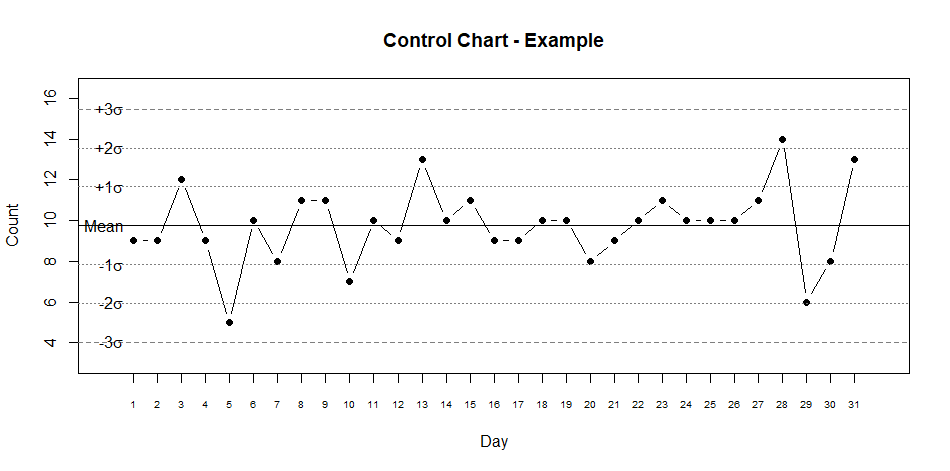

Reproduce this figure in R.
### PROCESS STABILITY CONTROL ###
                                                                                                         
# CONTROL CHART RULES:                                                                                    
                                                                                                       
#   Rule #1: Beyond limits - One or more points beyond the control limits                                       
#   Rule #2: Zone A - 2 out of 3 consecutive points in Zone A or beyond                                       
#   Rule #3: Zone B - 4 out of 5 consecutive points in Zone B or beyond                                         
#   Rule #4: Zone C - 7 or more consecutive points on one side of the average (in Zone C or beyond)             
#   Rule #5: Trend - 7 consecutive points trending up or trending down                                          
#   Rule #6: Mixture - 8 consecutive points with no points in Zone C                                            
#   Rule #7: Stratification - 15 consecutive points in Zone C                                                   
#   Rule #8: Over-control - 14 consecutive points alternating up and down                                           
                                                                                                         
#   Source: SPC for Excel                                                                                 
#   URL: https://www.spcforexcel.com/knowledge/control-chart-basics/control-chart-rules-interpretation    
                                                                                                         
# Import dyplr package
library(dplyr)

# Load CSV file (first column = date, second column = measure)
df <- read.csv(file.choose(), header = FALSE)

# Set column names
colnames(df) <- c("date", "count")

# Set the date column with the date format
df$date <- as.Date(df$date, format = "%m/%d/%Y")

# Create a day column
day <- as.integer(strftime(df$date, format = "%d"))

# Create a week column
week <- as.integer(strftime(df$date, format = "%V"))

# Create a month column
month <- as.integer(strftime(df$date, format = "%m"))

# Create a quarter column
quarter <- quarters(df$date)

# Create a year column
year <- as.integer(strftime(df$date, format = "%Y"))

# Add columns into new data frame
data <- data.frame(df$date, year, quarter, month, week, day, df$count)

# Set column names
colnames(data) <- c("date", "year", "quarter", "month", "week", "day", "count")

# Get center line (avergae)
x_bar <- mean(data$count)

# Get sigma (standard deviation)
sigma <- sd(data$count)

# LCL (Lower Control Limit) Column
LCL <- rep((x_bar - (3*sigma)), length(data$date))

# -2 Sigma Column
lower_two_sigma <- rep((x_bar - (2*sigma)), length(data$date))

# -1 Sigma Column
lower_one_sigma <- rep((x_bar - (1*sigma)), length(data$date))

# +1 Sigma Column
upper_one_sigma <- rep((x_bar + (1*sigma)), length(data$date))

# +2 Sigma Column
upper_two_sigma <- rep((x_bar + (2*sigma)), length(data$date))

# UCL (Upper Control Limit) Column
UCL <- rep((x_bar + (3*sigma)), length(data$date))

# Add control limits columns to data frame
data <- cbind(data, LCL, lower_two_sigma, lower_one_sigma, x_bar, upper_one_sigma, upper_two_sigma, UCL)

# Build control chart
plot(data$count,
     type = "b",
     pch = 16,
     axes = FALSE,
     main = "Control Chart - Example",
     xlab = "Day",
     ylab = "Count",
     xlim = c(0, length(data$date) + 1),
     ylim = c(x_bar - (3.5*sigma), x_bar + (3.5*sigma)))
axis(1,
     at = 1:length(data$date),
     cex.axis = 0.6)
axis(2)
box()
abline(h = x_bar, lwd = 1)
abline(h = UCL, lwd = 1, col = "#7e7e7e", lty = 2)
abline(h = upper_two_sigma, lwd = 1, col = "#7e7e7e", lty = 3)
abline(h = upper_one_sigma, lwd = 1, col = "#7e7e7e", lty = 3)
abline(h = lower_one_sigma, lwd = 1, col = "#7e7e7e", lty = 3)
abline(h = lower_two_sigma, lwd = 1, col = "#7e7e7e", lty = 3)
abline(h = LCL, lwd = 1, col = "#7e7e7e", lty = 2)
text(1, x_bar, "Mean", pos = 2)
text(1, x_bar + (1*sigma), (expression(paste("+1", sigma))), pos = 2)
text(1, x_bar + (2*sigma), (expression(paste("+2", sigma))), pos = 2)
text(1, x_bar + (3*sigma), (expression(paste("+3", sigma))), pos = 2)
text(1, x_bar - (1*sigma), (expression(paste("-1", sigma))), pos = 2)
text(1, x_bar - (2*sigma), (expression(paste("-2", sigma))), pos = 2)
text(1, x_bar - (3*sigma), (expression(paste("-3", sigma))), pos = 2)

# Control chart rules setup
rule1_upper <- TRUE
rule1_lower <- TRUE
rule2_lower <- TRUE
rule2_upper <- TRUE
rule3_lower <- TRUE
rule3_upper <- TRUE
rule4_lower <- TRUE
rule4_upper <- TRUE
rule5_down <- TRUE
rule5_up <- TRUE
rule6 <- TRUE
rule7 <- TRUE
rule8 <- TRUE

# Control chart rules evaluation

# Rule 1 - Lower
R1_LOWER <- c()
i <- 1
for (number in data$count){
  if (number < data$LCL[i]){
    rule1_lower <- FALSE
  }
  R1_LOWER <- append(R1_LOWER, rule1_lower)
  rule1_lower <- TRUE
  i <- i + 1
}

# Rule 1 - Upper
R1_UPPER <- c()
i <- 1
for (number in data$count){
  if (number > data$UCL[i]){
    rule1_upper <- FALSE
  }
  R1_UPPER <- append(R1_UPPER, rule1_upper)
  rule1_upper <- TRUE
  i <- i + 1
}

# Rule 2 - Lower Zone A 
R2_LOWER <- c("-", "-")
i <- 3
while(i <= length(data$count)){
  if((data$count[i] < data$lower_two_sigma[i] & data$count[i-1] < data$lower_two_sigma[i-1])|
     (data$count[i] < data$lower_one_sigma[i] & data$count[i-2] < data$lower_two_sigma[i-2])|
     (data$count[i-1] < data$lower_one_sigma[i-1] & data$count[i-2] < data$lower_two_sigma[i-2])){
    rule2_lower <- FALSE
  }
  R2_LOWER <- append(R2_LOWER, rule2_lower)
  rule2_lower <- TRUE
  i <- i + 1
}

# Rule 2 - Upper Zone A 
R2_UPPER <- c("-", "-")
i <- 3
while(i <= length(data$count)){
  if((data$count[i] > data$upper_two_sigma[i] & data$count[i-1] > data$upper_two_sigma[i-1])|
     (data$count[i] > data$upper_two_sigma[i] & data$count[i-2] > data$upper_two_sigma[i-2])|
     (data$count[i-1] > data$upper_two_sigma[i-1] & data$count[i-2] > data$upper_two_sigma[i-2])){
    rule2_upper <- FALSE
  }
  R2_UPPER <- append(R2_UPPER, rule2_upper)
  rule2_upper <- TRUE
  i <- i + 1
}

# Rule 3 - Lower Zone B 
R3_LOWER <- c("-", "-", "-", "-")
i <- 5
while(i <= length(data$count)){
  if((data$count[i-1] < data$lower_one_sigma[i-1] & data$count[i-2] < data$lower_one_sigma[i-2] & data$count[i-3] < data$lower_one_sigma[i-3] & data$count[i-4] < data$lower_one_sigma[i-4])|
     (data$count[i]   < data$lower_one_sigma[i]   & data$count[i-2] < data$lower_one_sigma[i-2] & data$count[i-3] < data$lower_one_sigma[i-3] & data$count[i-4] < data$lower_one_sigma[i-4])|
     (data$count[i]   < data$lower_one_sigma[i]   & data$count[i-1] < data$lower_one_sigma[i-1] & data$count[i-3] < data$lower_one_sigma[i-3] & data$count[i-4] < data$lower_one_sigma[i-4])|
     (data$count[i]   < data$lower_one_sigma[i]   & data$count[i-1] < data$lower_one_sigma[i-1] & data$count[i-2] < data$lower_one_sigma[i-2] & data$count[i-4] < data$lower_one_sigma[i-4])|
     (data$count[i]   < data$lower_one_sigma[i]   & data$count[i-1] < data$lower_one_sigma[i-1] & data$count[i-2] < data$lower_one_sigma[i-2] & data$count[i-3] < data$lower_one_sigma[i-3])){
    rule3_lower <- FALSE
  }
  R3_LOWER <- append(R3_LOWER, rule3_lower)
  rule3_lower <- TRUE
  i <- i + 1
}

# Rule 3 - Upper Zone B 
R3_UPPER <- c("-", "-", "-", "-")
i <- 5
while(i <= length(data$count)){
  if((data$count[i-1] > data$upper_one_sigma[i-1] & data$count[i-2] > data$upper_one_sigma[i-2] & data$count[i-3] > data$upper_one_sigma[i-3] & data$count[i-4] > data$upper_one_sigma[i-4])|
     (data$count[i]   > data$upper_one_sigma[i]   & data$count[i-2] > data$upper_one_sigma[i-2] & data$count[i-3] > data$upper_one_sigma[i-3] & data$count[i-4] > data$upper_one_sigma[i-4])|
     (data$count[i]   > data$upper_one_sigma[i]   & data$count[i-1] > data$upper_one_sigma[i-1] & data$count[i-3] > data$upper_one_sigma[i-3] & data$count[i-4] > data$upper_one_sigma[i-4])|
     (data$count[i]   > data$upper_one_sigma[i]   & data$count[i-1] > data$upper_one_sigma[i-1] & data$count[i-2] > data$upper_one_sigma[i-2] & data$count[i-4] > data$upper_one_sigma[i-4])|
     (data$count[i]   > data$upper_one_sigma[i]   & data$count[i-1] > data$upper_one_sigma[i-1] & data$count[i-2] > data$upper_one_sigma[i-2] & data$count[i-3] > data$upper_one_sigma[i-3])){
    rule3_lower <- FALSE
  }
  R3_UPPER <- append(R3_UPPER, rule3_upper)
  rule3_upper <- TRUE
  i <- i + 1
}

# Rule 4 - Lower Zone C
R4_LOWER <- c("-", "-", "-", "-", "-", "-")
i <- 7
while (i <= length(data$count)){
  if(data$count[i]   < data$x_bar &
     data$count[i-1] < data$x_bar &
     data$count[i-2] < data$x_bar &
     data$count[i-3] < data$x_bar &
     data$count[i-4] < data$x_bar &
     data$count[i-5] < data$x_bar &
     data$count[i-6] < data$x_bar){
    rule4_lower <- FALSE
  }
  R4_LOWER <- append(R4_LOWER, rule4_lower)
  rule4_lower <- TRUE
  i <- i + 1
}

# Rule 4 - Upper Zone C
R4_UPPER <- c("-", "-", "-", "-", "-", "-")
i <- 7
while (i <= length(data$count)){
  if(data$count[i]   > data$x_bar &
     data$count[i-1] > data$x_bar &
     data$count[i-2] > data$x_bar &
     data$count[i-3] > data$x_bar &
     data$count[i-4] > data$x_bar &
     data$count[i-5] > data$x_bar &
     data$count[i-6] > data$x_bar){
    rule4_lower <- FALSE
  }
  R4_UPPER <- append(R4_UPPER, rule4_upper)
  rule4_upper <- TRUE
  i <- i + 1
}

# Rule 5 - Trend Down
R5_DOWN <- c("-", "-", "-", "-", "-", "-")
i <- 7
while (i <= length(data$count)){
  if (data$count[i]   < data$count[i-1] &
      data$count[i-1] < data$count[i-2] &
      data$count[i-2] < data$count[i-3] &
      data$count[i-3] < data$count[i-4] &
      data$count[i-4] < data$count[i-5] &
      data$count[i-5] < data$count[i-6]){
    rule5_down <- FALSE
  }
  R5_DOWN <- append(R5_DOWN, rule5_down)
  rule5_down <- TRUE
  i <- i + 1
}

# Rule 5 - Trend Up
R5_UP <- c("-", "-", "-", "-", "-", "-")
i <- 7
while (i <= length(data$count)){
  if (data$count[i]   > data$count[i-1] &
      data$count[i-1] > data$count[i-2] &
      data$count[i-2] > data$count[i-3] &
      data$count[i-3] > data$count[i-4] &
      data$count[i-4] > data$count[i-5] &
      data$count[i-5] > data$count[i-6]){
    rule5_up <- FALSE
  }
  R5_UP <- append(R5_UP, rule5_up)
  rule5_up <- TRUE
  i <- i + 1
}

# Rule 6 - Mixture
R6 <- c("-", "-", "-", "-", "-", "-", "-")
i <- 8
while(i <= length(data$count)){
  if((data$count[i]   > data$count[i]   | data$count[i]   < data$count[i])   &
     (data$count[i-1] > data$count[i-1] | data$count[i-1] < data$count[i-1]) &
     (data$count[i-2] > data$count[i-2] | data$count[i-2] < data$count[i-2]) &
     (data$count[i-3] > data$count[i-3] | data$count[i-3] < data$count[i-3]) &
     (data$count[i-4] > data$count[i-4] | data$count[i-4] < data$count[i-4]) &
     (data$count[i-5] > data$count[i-5] | data$count[i-5] < data$count[i-5]) &
     (data$count[i-6] > data$count[i-6] | data$count[i-6] < data$count[i-6]) &
     (data$count[i-7] > data$count[i-7] | data$count[i-7] < data$count[i-7])){
    rule6 <- FALSE
  }
  R6 <- append(R6, rule6)
  rule6 <- TRUE
  i <- i + 1
}

# Rule 7 - Stratification
R7 <- c("-", "-", "-", "-", "-", "-", "-", "-", "-", "-", "-", "-", "-", "-")
i <- 15
while(i <= length(data$count)){
  if (((data$count[i]    > data$x_bar & data$count[i]    < data$upper_one_sigma[i])    | (data$count[i]    < data$x_bar & data$count[i]    > data$lower_one_sigma[i]))    &
      ((data$count[i-1]  > data$x_bar & data$count[i-1]  < data$upper_one_sigma[i-1])  | (data$count[i-1]  < data$x_bar & data$count[i-1]  > data$lower_one_sigma[i-1]))  & 
      ((data$count[i-2]  > data$x_bar & data$count[i-2]  < data$upper_one_sigma[i-2])  | (data$count[i-2]  < data$x_bar & data$count[i-2]  > data$lower_one_sigma[i-2]))  &
      ((data$count[i-3]  > data$x_bar & data$count[i-3]  < data$upper_one_sigma[i-3])  | (data$count[i-3]  < data$x_bar & data$count[i-3]  > data$lower_one_sigma[i-3]))  &
      ((data$count[i-4]  > data$x_bar & data$count[i-4]  < data$upper_one_sigma[i-4])  | (data$count[i-4]  < data$x_bar & data$count[i-4]  > data$lower_one_sigma[i-4]))  &
      ((data$count[i-5]  > data$x_bar & data$count[i-5]  < data$upper_one_sigma[i-5])  | (data$count[i-5]  < data$x_bar & data$count[i-5]  > data$lower_one_sigma[i-5]))  &
      ((data$count[i-6]  > data$x_bar & data$count[i-6]  < data$upper_one_sigma[i-6])  | (data$count[i-6]  < data$x_bar & data$count[i-6]  > data$lower_one_sigma[i-6]))  &
      ((data$count[i-7]  > data$x_bar & data$count[i-7]  < data$upper_one_sigma[i-7])  | (data$count[i-7]  < data$x_bar & data$count[i-7]  > data$lower_one_sigma[i-7]))  &
      ((data$count[i-8]  > data$x_bar & data$count[i-8]  < data$upper_one_sigma[i-8])  | (data$count[i-8]  < data$x_bar & data$count[i-8]  > data$lower_one_sigma[i-8]))  &
      ((data$count[i-9]  > data$x_bar & data$count[i-9]  < data$upper_one_sigma[i-9])  | (data$count[i-9]  < data$x_bar & data$count[i-9]  > data$lower_one_sigma[i-9]))  &
      ((data$count[i-10] > data$x_bar & data$count[i-10] < data$upper_one_sigma[i-10]) | (data$count[i-10] < data$x_bar & data$count[i-10] > data$lower_one_sigma[i-10])) &
      ((data$count[i-11] > data$x_bar & data$count[i-11] < data$upper_one_sigma[i-11]) | (data$count[i-11] < data$x_bar & data$count[i-11] > data$lower_one_sigma[i-11])) &
      ((data$count[i-12] > data$x_bar & data$count[i-12] < data$upper_one_sigma[i-12]) | (data$count[i-12] < data$x_bar & data$count[i-12] > data$lower_one_sigma[i-12])) &
      ((data$count[i-13] > data$x_bar & data$count[i-13] < data$upper_one_sigma[i-13]) | (data$count[i-13] < data$x_bar & data$count[i-13] > data$lower_one_sigma[i-13])) &
      ((data$count[i-14] > data$x_bar & data$count[i-14] < data$upper_one_sigma[i-14]) | (data$count[i-14] < data$x_bar & data$count[i-14] > data$lower_one_sigma[i-14]))){
    rule7 <- FALSE
  }
  R7 <- append(R7, rule7)
  rule7 <- TRUE
  i <- i + 1
}

# Rule 8 - Over-control
R8 <- c("-", "-", "-", "-", "-", "-", "-", "-", "-", "-", "-", "-", "-")
i <- 14
while(i <= length(data$count)){
  if ((data$count[i]    > data$count[i-1]  &
       data$count[i-1]  < data$count[i-2]  &
       data$count[i-2]  > data$count[i-3]  &
       data$count[i-3]  < data$count[i-4]  &
       data$count[i-4]  > data$count[i-5]  &
       data$count[i-5]  < data$count[i-6]  &
       data$count[i-6]  > data$count[i-7]  &
       data$count[i-7]  < data$count[i-8]  &
       data$count[i-8]  > data$count[i-9]  &
       data$count[i-9]  < data$count[i-10] &
       data$count[i-10] > data$count[i-11] &
       data$count[i-11] < data$count[i-12] &
       data$count[i-12] > data$count[i-13])|
      (data$count[i]    < data$count[i-1]  &
       data$count[i-1]  > data$count[i-2]  &
       data$count[i-2]  < data$count[i-3]  &
       data$count[i-3]  > data$count[i-4]  &
       data$count[i-4]  < data$count[i-5]  &
       data$count[i-5]  > data$count[i-6]  &
       data$count[i-6]  < data$count[i-7]  &
       data$count[i-7]  > data$count[i-8]  &
       data$count[i-8]  < data$count[i-9]  &
       data$count[i-9]  > data$count[i-10] &
       data$count[i-10] < data$count[i-11] &
       data$count[i-11] > data$count[i-12] &
       data$count[i-12] < data$count[i-13])){
    rule8 <- FALSE
  }
  R8 <- append(R8, rule8)
  rule8 <- TRUE
  i <- i + 1
}

# Create control chart summary data frame
summary <- data.frame(data$date, R1_LOWER, R1_UPPER, R2_LOWER, R2_UPPER, R3_LOWER, R3_UPPER, R4_LOWER, R4_UPPER, R5_DOWN, R5_UP, R6, R7, R8)
summary_sorted_by_date <- dplyr::arrange(summary, desc(data$date))
View(summary_sorted_by_date)
